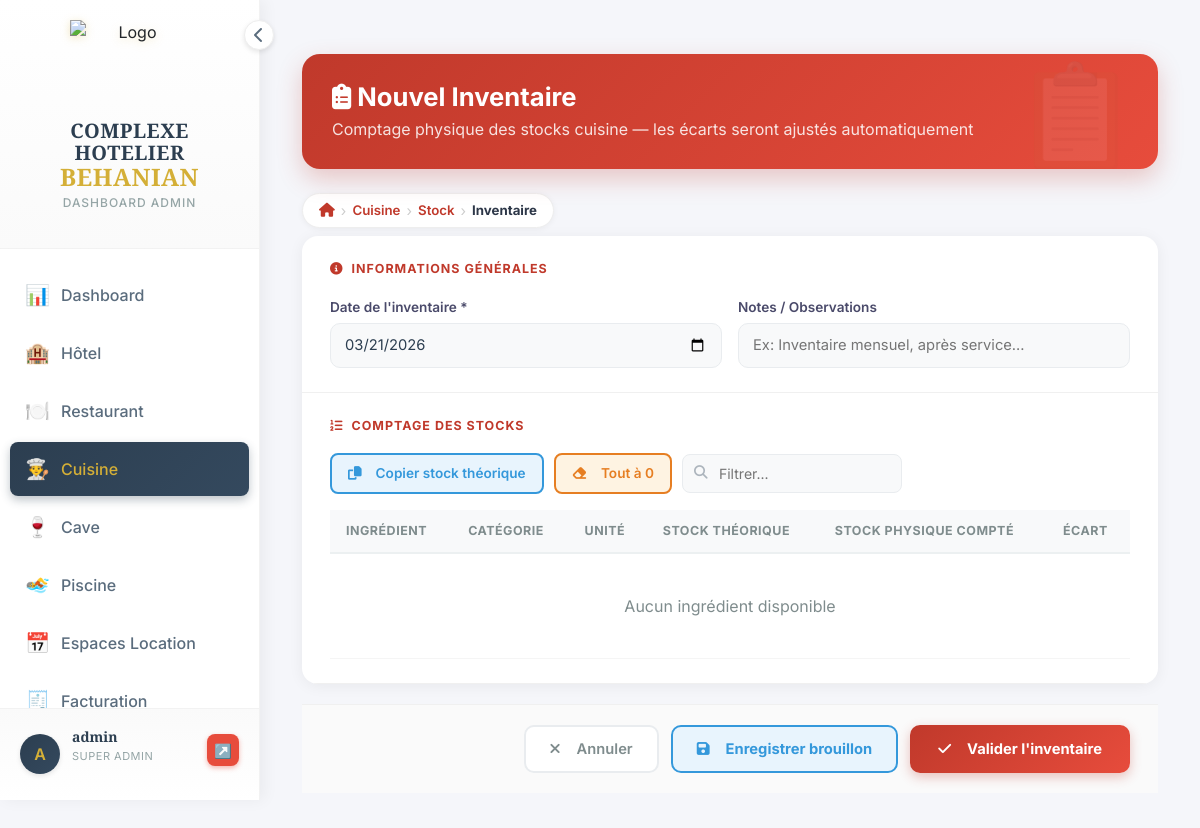
Page /cuisine/inventaire/nouveau/ (signed in) on the earlier database version.
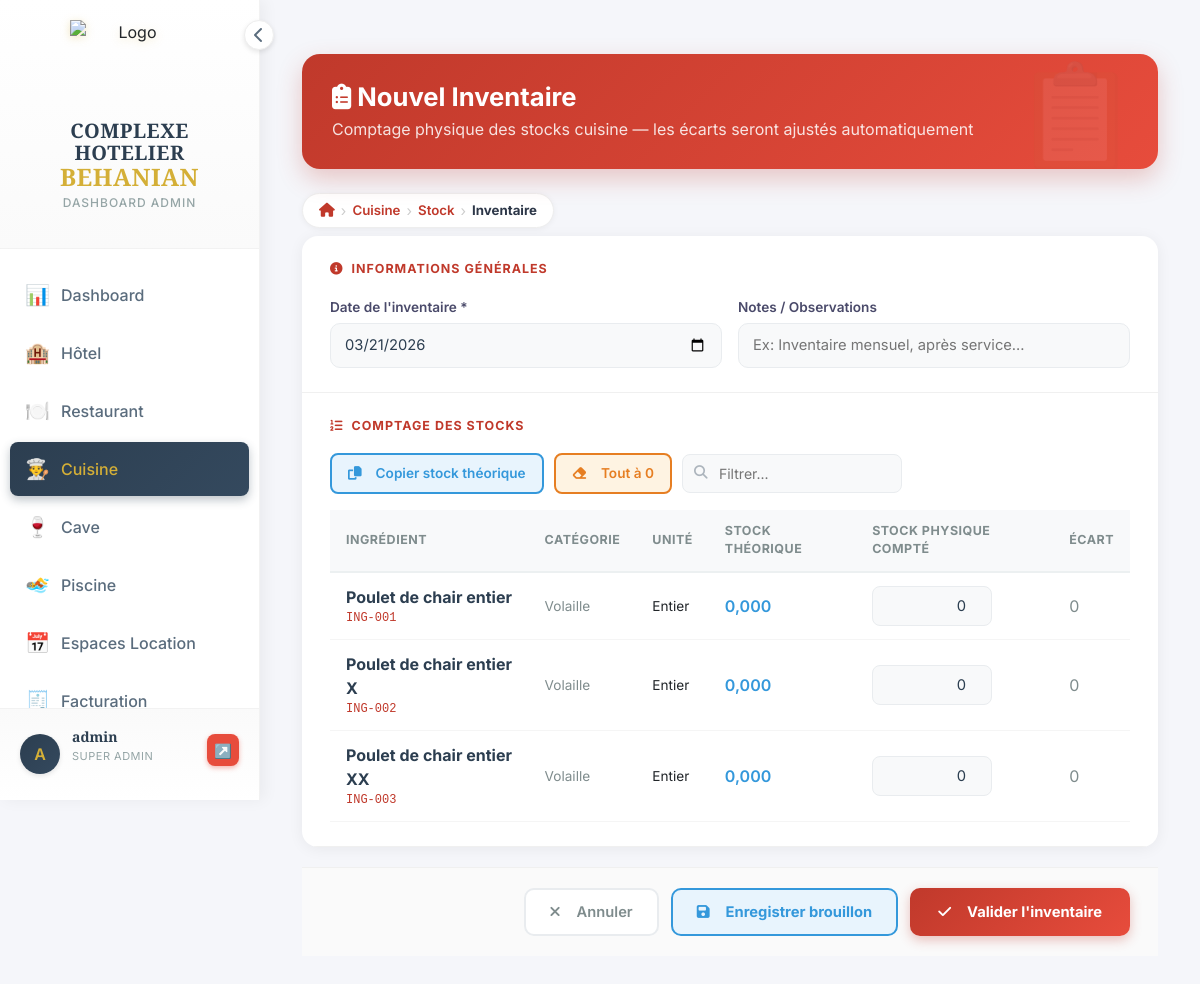
Same page on the later database version.
### cuisine/models.py (models this page shows, shortened)
class Ingredient(models.Model):
    STATUT_CHOICES = [
        ('actif',    'Actif'),
        ('sommeil',  'En sommeil'),
        ('supprime', 'Supprimé'),
    ]
    reference         = models.CharField(max_length=50, unique=True, blank=True, null=True, verbose_name="Référence")
    nom               = models.CharField(max_length=200, verbose_name="Désignation")
    categorie         = models.ForeignKey(CategorieIngredient, on_delete=models.SET_NULL, null=True, blank=True, verbose_name="Catégorie")
    description       = models.TextField(blank=True, verbose_name="Description")
    unite_stock       = models.ForeignKey(UniteIngredient, on_delete=models.SET_NULL, null=True, blank=True,
                                          related_name='ingredients_stock', verbose_name="Unité de stock")
    unite_recette     = models.ForeignKey(UniteIngredient, on_delete=models.SET_NULL, null=True, blank=True,
                                          related_name='ingredients_recette', verbose_name="Unité recette (fiches techniques)")
    facteur_conversion = models.DecimalField(max_digits=12, decimal_places=6, default=1,
                                              verbose_name="Facteur conversion stock→recette",
                                              help_text="Ex : 1 kg = 1000 g → saisir 1000")
    prix_achat        = models.DecimalField(max_digits=10, decimal_places=2, default=0, verbose_name="Prix d'achat unitaire (FCFA)")
    cmup              = models.DecimalField(max_digits=10, decimal_places=4, default=0, verbose_name="CMUP (FCFA)")
    quantite_stock    = models.DecimalField(max_digits=12, decimal_places=3, default=0, verbose_name="Quantité en stock")
    seuil_alerte      = models.DecimalField(max_digits=12, decimal_places=3, default=0, verbose_name="Seuil d'alerte")
    stock_max         = models.DecimalField(max_digits=12, decimal_places=3, default=0, blank=True, verbose_name="Stock maximum")
    fournisseur_principal = models.ForeignKey(Fournisseur, on_delete=models.SET_NULL, null=True, blank=True,
                                               verbose_name="Fournisseur principal")
    statut            = models.BooleanField(default=True, verbose_name="Actif")
    date_creation     = models.DateTimeField(auto_now_add=True)
    date_modification = models.DateTimeField(auto_now=True)
    class Meta:
        verbose_name        = "Ingrédient"
        verbose_name_plural = "Ingrédients"
        ordering            = ['categorie__ordre', 'nom']

class CategorieIngredient(models.Model):
    nom    = models.CharField(max_length=100, verbose_name="Nom")
    ordre  = models.IntegerField(default=0,   verbose_name="Ordre d'affichage")
    icone  = models.CharField(max_length=50,  blank=True, verbose_name="Icône FontAwesome", default="fa-box")
    class Meta:
        verbose_name        = "Catégorie d'ingrédient"
        verbose_name_plural = "Catégories d'ingrédients"
        ordering            = ['ordre', 'nom']

class UniteIngredient(models.Model):
    nom          = models.CharField(max_length=50,  verbose_name="Nom de l'unité")
    abreviation  = models.CharField(max_length=10,  verbose_name="Abréviation", blank=True)
    type_unite   = models.CharField(max_length=20,  choices=[
        ('masse',   'Masse (kg, g...)'),
        ('volume',  'Volume (L, cl, ml...)'),
        ('piece',   'Pièce / unité'),
        ('autre',   'Autre'),
    ], default='piece', verbose_name="Type d'unité")
    class Meta:
        verbose_name        = "Unité de mesure"
        verbose_name_plural = "Unités de mesure"
        ordering            = ['nom']

### cuisine/views.py (the view, shortened to what this page needs)
# urls.py: path('inventaire/nouveau/', views.inventaire_create, name='inventaire_create'),
@require_module_access('cuisine')
def inventaire_create(request):
    ingredients = Ingredient.objects.filter(statut=True).select_related('categorie', 'unite_stock')
    context = {
        'page_title':   'Nouvel Inventaire — Cuisine',
        'ingredients':  ingredients,
    }
    return render(request, 'cuisine/inventaire_form.html', context)

### dashboard/templatetags/breadcrumb.py (called while the page is built)
@register.inclusion_tag('components/breadcrumb.html', takes_context=True)
def breadcrumb(context, *args):
    items = []
    args = list(args)
    while len(args) >= 2:
        label    = args.pop(0)
        url_name = args.pop(0)
        if url_name:
            try:
                url = reverse(url_name)
                items.append({'label': label, 'url': url, 'active': False})
            except NoReverseMatch:
                items.append({'label': label, 'url': url_name, 'active': False})
        else:
            items.append({'label': label, 'url': None, 'active': True})
    return {'items': items}

### utils/permissions.py (called while the page is built, shortened)
def get_user_groups(user):
    return list(user.groups.values_list('name', flat=True))

def user_has_access(user, module):
    if not user.is_authenticated:
        return False
    if user.is_superuser:
        return True

def get_accessible_modules(user):
    if user.is_superuser:
        return ['dashboard', 'hotel', 'restaurant', 'bar', 'cuisine',
                'piscine', 'boite_nuit', 'espaces', 'caisse', 'facturation',
                'parametres', 'users']

### templates/cuisine/inventaire_form.html (shortened to what the changed rows need)
{% extends 'dashboard/base_dashboard.html' %}
{% load breadcrumb %}
{% block content %}
<div class="container-fluid py-4">
    <div class="form-header">
        <div>
            <h2><i class="fas fa-clipboard-list mr-2"></i> Nouvel Inventaire</h2>
</div>
</div>
    {% breadcrumb "Cuisine" "cuisine:index" "Stock" "cuisine:stock_management" "Inventaire" "" %}
    <form method="post" id="inv-form">
        <div class="form-card">
            <div class="form-section">
                <div style="overflow-x:auto;">
                    <table class="inv-table" id="inv-table">
                        <thead>
                            <tr>
                                <th>Ingrédient</th>
                                <th>Catégorie</th>
                                <th>Unité</th>
                                <th>Stock théorique</th>
                                <th>Stock physique compté</th>
                                <th>Écart</th>
                            </tr>
                        </thead>
                        <tbody>
                            {% for ing in ingredients %}
                            <tr class="inv-row" data-nom="{{ ing.nom|lower }}">
                                <td>
                                    <div style="font-weight:700;color:#2c3e50;">{{ ing.nom }}</div>
                                    {% if ing.reference %}<div style="font-size:0.75rem;color:#c0392b;font-family:monospace;">{{ ing.reference }}</div>{% endif %}
                                </td>
                                <td style="font-size:0.85rem;color:#7f8c8d;">{{ ing.categorie.nom|default:"—" }}</td>
                                <td style="font-size:0.85rem;">{{ ing.unite_stock.abreviation|default:"—" }}</td>
                                <td>
                                    <span class="theo-display" style="font-weight:600;color:#3498db;">{{ ing.quantite_stock|floatformat:3 }}</span>
                                </td>
                                <td>
                                    <input type="number" name="quantite_physique[]" class="physique-input"
                                        step="0.001" min="0" value="0" placeholder="0.000"
                                        oninput="calcEcart(this)"
                                        style="width:120px;padding:8px 10px;border-radius:8px;border:1.5px solid #e9ecef;background:#f8f9fa;font-size:0.92rem;text-align:right;">
                                </td>
                                <td class="ecart-cell ecart-zero">0</td>
                            </tr>
                            {% empty %}
                            <tr><td colspan="6" style="text-align:center;padding:40px;color:#7f8c8d;">
                                Aucun ingrédient disponible
                            </td></tr>
                            {% endfor %}
                        </tbody>
                    </table>
                </div>
            </div>
        </div>
    </form>
</div>
{% endblock %}

Differences in the rows shown:
added Ingredient: nom "Poulet de chair entier", reference "ING-001", categorie.nom "Volaille", unite_stock.abreviation "Entier", quantite_stock "0,000"
added Ingredient: nom "Poulet de chair entier X", reference "ING-002", categorie.nom "Volaille", unite_stock.abreviation "Entier", quantite_stock "0,000"
added Ingredient: nom "Poulet de chair entier XX", reference "ING-003", categorie.nom "Volaille", unite_stock.abreviation "Entier", quantite_stock "0,000"
Other differences:
text no longer shown: "Aucun ingrédient disponible"
